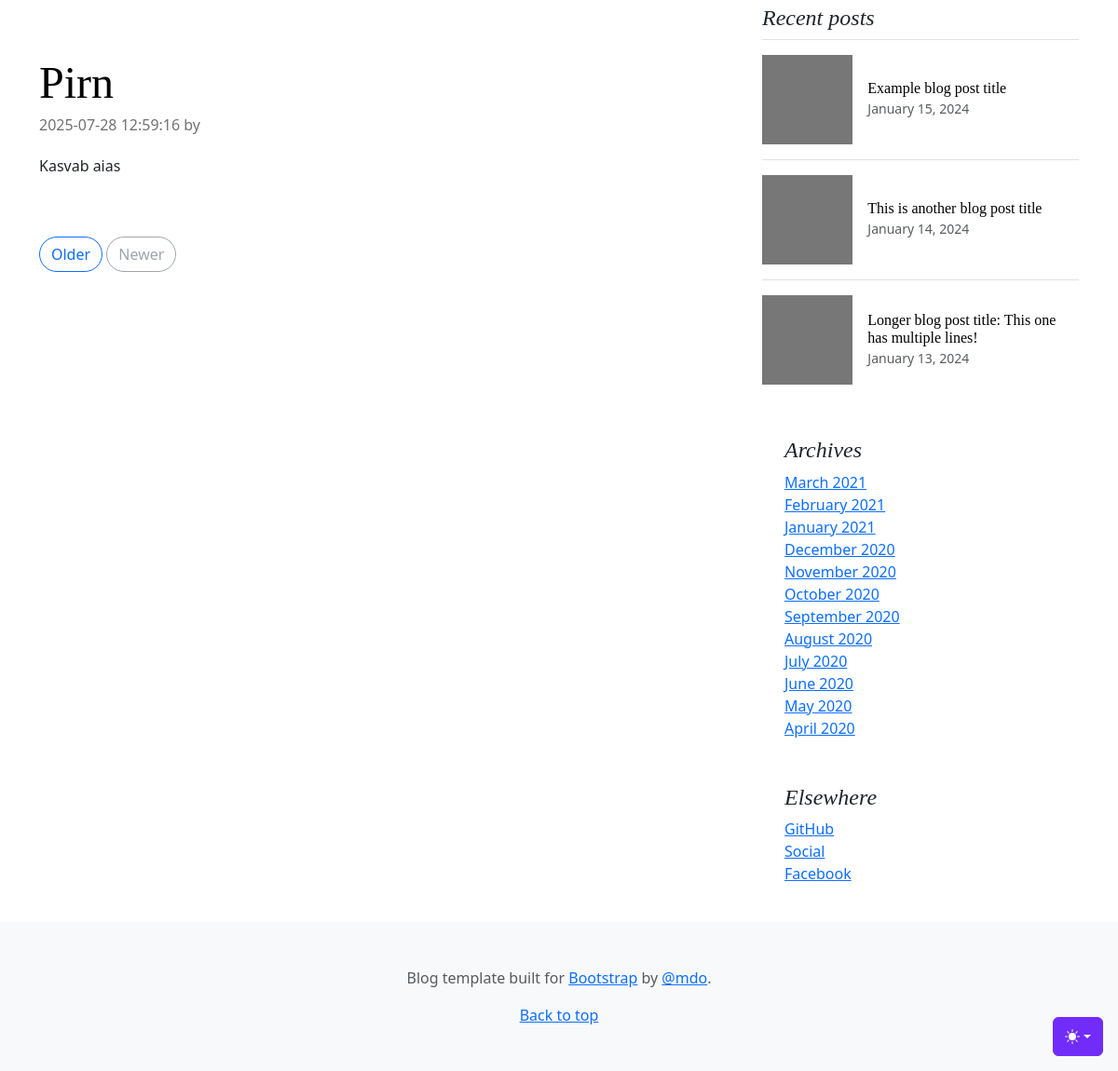
/ (lower part), run on an earlier commit of the app's database.
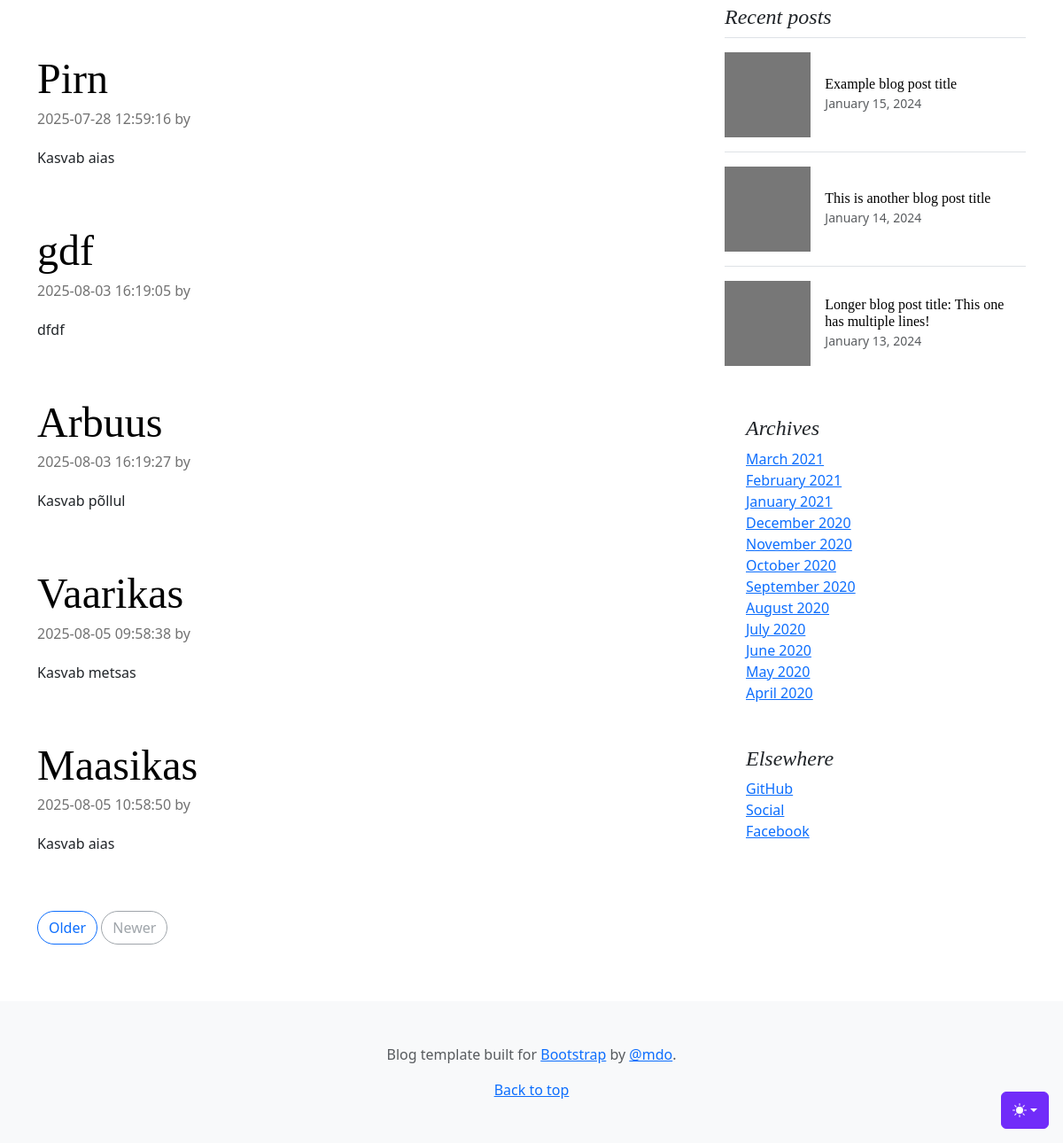
And on a later commit of the database.
### tables this page shows
CREATE TABLE posts
(
    id      integer
        constraint posts_pk
            primary key autoincrement,
    title   text not null,
    body    text not null,
    created datetime
);

### src/DB.php (called while the page is built, shortened)
<?php
class DB {
    private $conn;
    public function __construct() {
        try {
        $this->conn = new PDO("sqlite:db.sqlite");
        $this->conn->setAttribute(PDO::ATTR_ERRMODE, PDO::ERRMODE_EXCEPTION);
        } catch(PDOException $e) {
        echo "Ühendus puudub: " . $e->getMessage();
        }
    }
    public function all($table, $class) {
        $stmt = $this->conn->prepare("SELECT * FROM $table");
        $stmt->execute();
        $stmt->setFetchMode(PDO::FETCH_CLASS, $class);
        return $stmt->fetchAll();
    }
    }

### src/Models/Model.php (called while the page is built, shortened)
<?php
abstract class Model {
   protected static $table;
    public static function all() {
        $db = new \App\DB();
        return $db->all(static::$table, static::class);
    }
}

### src/Controllers/PublicController.php (called while the page is built, shortened)
<?php
class PublicController {
    public function index() {
        $posts = Post::all();
        include __DIR__ . '/../../views/index.php';
    }
}

### src/Models/Post.php (called while the page is built, shortened)
<?php
class Post extends Model {
    public $created;
    public function createdDate() {
        return new DateTime($this->created);
    }
}

### views/partials/posts.php (the view, shortened to what this page needs)
<?php foreach ($posts as $post): ?>
    <article class="blog-post">
        <h2 class="display-5 link-body-emphasis mb-1"><?= $post->title ?></h2>
        <p class="blog-post-meta"><?= $post->createdDate()->format('Y-m-d H:i:s') ?> by <a href="#"></a></p>
        <p><?= $post->body ?></p>
    </article>
<?php endforeach; ?>
<nav class="blog-pagination" aria-label="Pagination">
    <a class="btn btn-outline-primary rounded-pill" href="#">Older</a>
    <a class="btn btn-outline-secondary rounded-pill disabled" aria-disabled="true">Newer</a>
</nav>

What changed in the data, as far as the page shows it:
added posts: title "gdf", created "2025-08-03 16:19:05", body "dfdf"
added posts: title "Arbuus", created "2025-08-03 16:19:27", body "Kasvab põllul"
added posts: title "Vaarikas", created "2025-08-05 09:58:38", body "Kasvab metsas"
added posts: title "Maasikas", created "2025-08-05 10:58:50", body "Kasvab aias"
